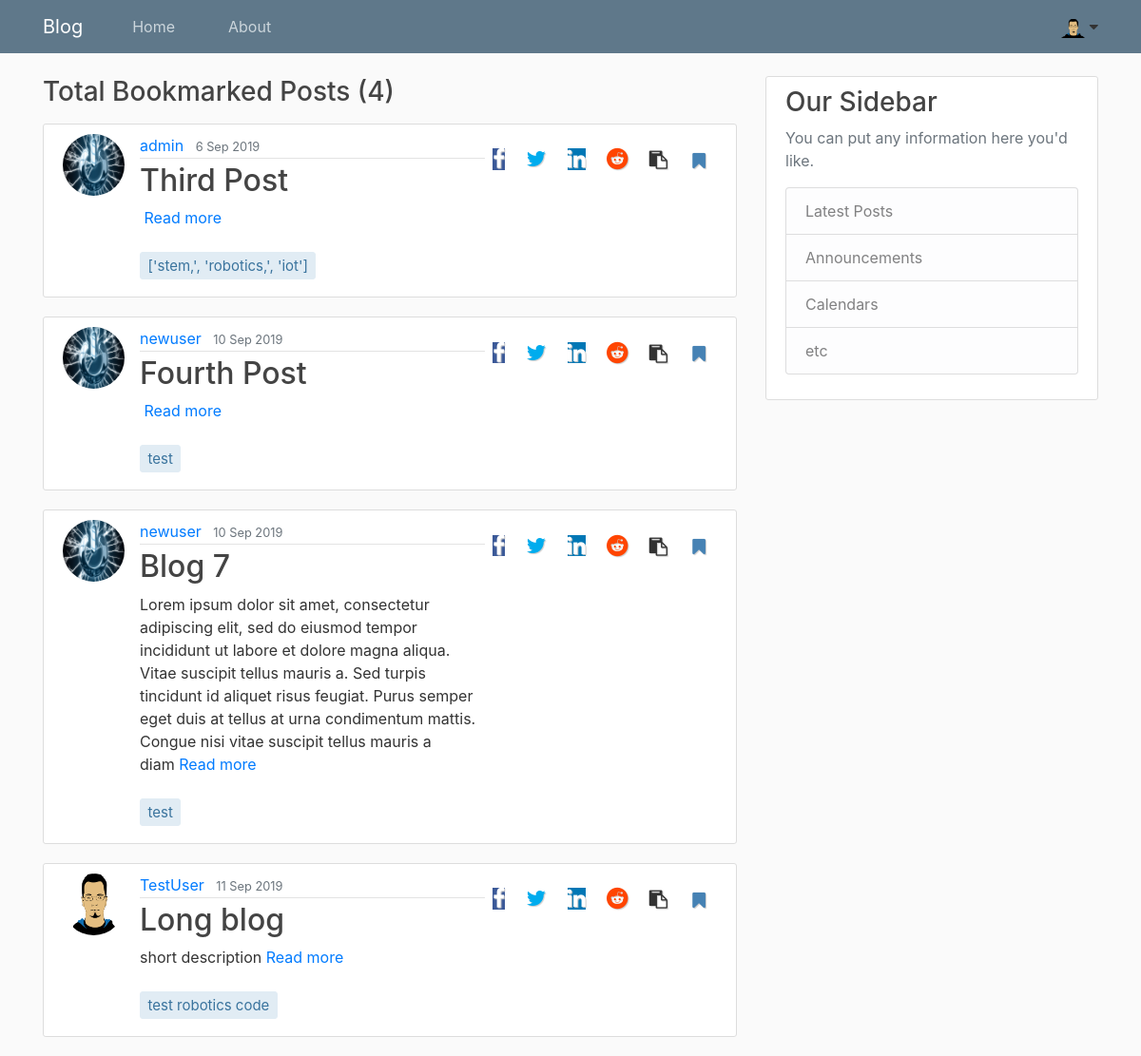
Page /blog/user/TestUser/bookmarks (signed in) on the earlier database version.
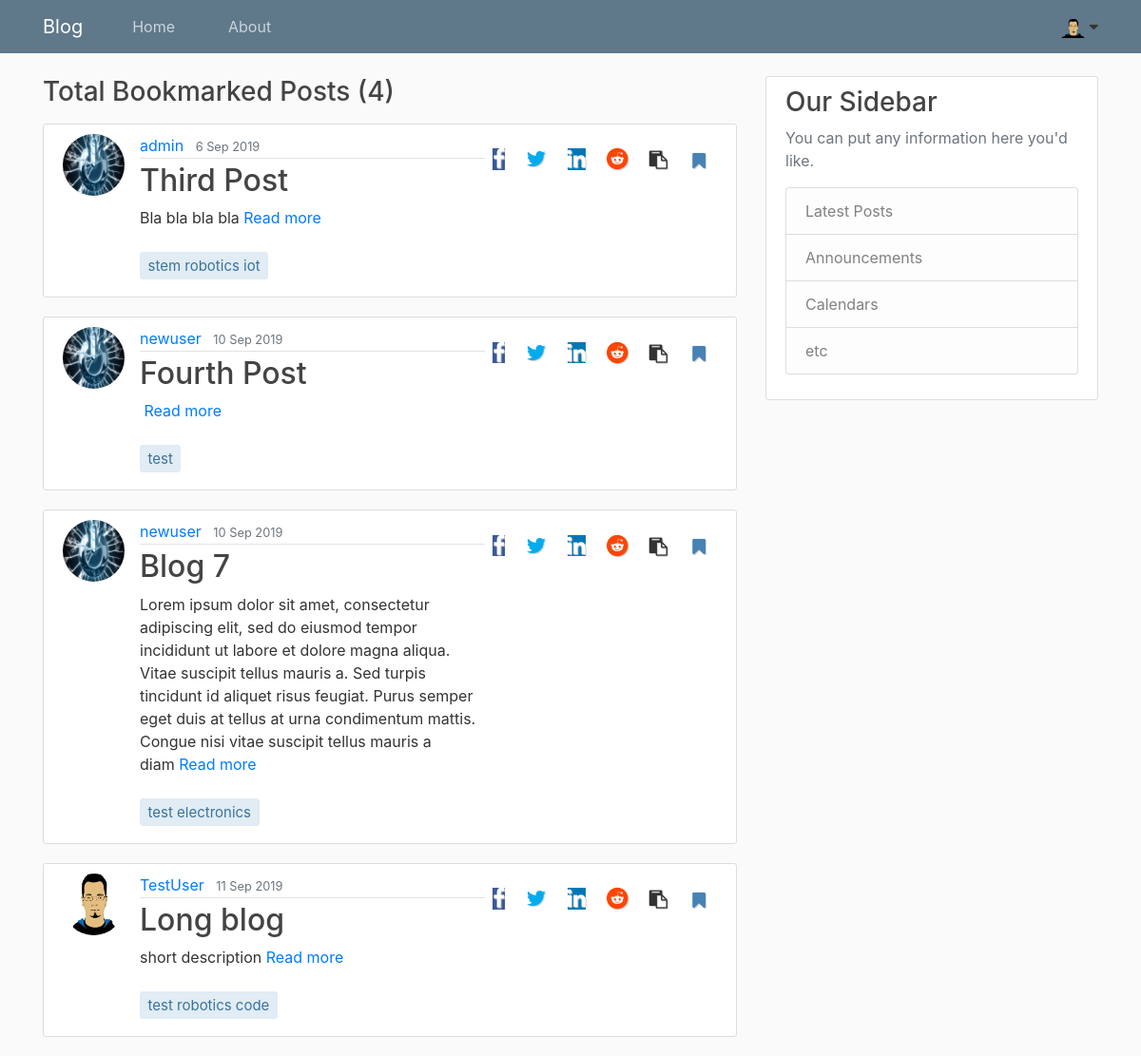
Same page on the later database version.
### Blog/models.py (models this page shows, shortened)
class Post(models.Model):
    title = models.CharField(help_text='Try to keep the title short, within 80 characters.', max_length=80, unique=True)
    slug = models.SlugField(default='', max_length=80)
    short_des = models.TextField(help_text=('This will be displayed on the home page.'
                                    'If you leave it blank, the first 50 words from your article will be displayed.'
                                    'It can not be more than 50 words'),
                                    default='', max_length=500, blank=True
                                )
    content = models.TextField()
    tags = models.CharField(help_text='Enter tags separated by spaces. Do not enter more than 5 tags', max_length=80, default='', blank=True)
    date_posted = models.DateTimeField(default=timezone.now)
    last_updated = models.DateTimeField(auto_now=True)
    author = models.ForeignKey(User, null=True, on_delete=models.SET_NULL)
    publish = models.BooleanField(default=False)

### Users/models.py (models this page shows, shortened)
class Profile(models.Model):
    user = models.OneToOneField(User, on_delete=models.CASCADE)
    bio = models.CharField(null=True, max_length=140, blank=True)
    image = models.ImageField(default='default.jpg', upload_to='profile_pics', blank=True)
    public = models.BooleanField(default=False)
    website = models.CharField(null=True, blank=True, max_length=80)
    location = models.CharField(null=True, max_length=200, blank=True)
    join_date = models.DateTimeField(auto_now_add=True)
    bookmarked_posts = models.ManyToManyField(Post)
    def get_bookmarked_posts(self):
        return [post.id for post in self.bookmarked_posts.all()]

### Blog/views.py (the view)
# urls.py: path('user/<str:username>/bookmarks', UserPostBookmark.as_view(), name='user-bookmarks'),
class UserPostBookmark(LoginRequiredMixin, ListView):
    model=User
    context_object_name = 'posts'
    template_name = 'Blog/user_bookmarks.html'
    paginate_by = 5
    def get_queryset(self):
        return self.request.user.profile.bookmarked_posts.all()
    def get_context_data(self, **kwargs):
        context = super(ListView, self).get_context_data(**kwargs)
        context['profile'] = self.request.user.profile
        return context

### Blog/templates/Blog/user_bookmarks.html (shortened to what this page needs)
{% extends "Blog/base.html" %}
{% block content %}
{% if page_obj.paginator.count %}
<h3 class="mb-3">Total Bookmarked Posts ({{ page_obj.paginator.count }})</h3>
{% include "post_list.html" %}
{% else %}
<h5 class="mt-5"> You are yet to bookmark a post. Get back to <a href="{% url 'Blog:home' %}">reading</a>.</h5>
{% endif %}
{% endblock content %}

### Blog/templates/post_list.html
{% for post in posts %}
<div class="media content-section">
    <img class="rounded-circle article-img" src="{{ post.author.profile.image.url }}">
    <div class="media-body">
        <div class="article-metadata">
            <a class="mr-2" href="{% url 'Blog:user-posts' post.author.username %}">{{ post.author }}</a>
            <small class="text-muted">{{ post.date_posted|date:"j M Y" }}</small>
        </div>
        <h2><a class="article-title" href="{% url 'Blog:post-detail' post.slug %}">{{ post.title }}</a></h2>
        <p class="article-short-des">{{ post.short_des|truncatewords_html:'50' }}&nbsp<span><a href="{% url 'Blog:post-detail' post.slug %}">Read more</a></p>
        <p class="article-tags">{{ post.tags }}</p>
    </div>
{% include "share.html" %}
</div>
{% endfor %}

### Blog/templates/share.html
{% with domain='https://staycurious.in' %}
<ul class="list-unstyled share-icon mt-2 mb-2 float-right">
    {% url 'Blog:post-detail' post.slug as link %}
    {% with domain|add:link as link %}
        <li><a href="http://www.facebook.com/sharer.php?u={{link}}" rel="nofollow noopener noreferrer" target="_blank"><i class="fa fa-facebook ml-2 mr-2"></i></a></li>
        <li><a href="http://www.twitter.com/share?text={{object.title}}&url={{link}}" rel="nofollow noopener noreferrer" target="_blank"><i class="fa fa-twitter ml-2 mr-2"></i></a></li>
        <li><a href="http://www.linkedin.com/shareArticle?mini=true&url={{link|urlencode:''}}&title={{object.title|urlencode}}&source=StayCurious-Blog" rel="nofollow noopener noreferrer" target="_blank" ><i class="fa fa-linkedin ml-2 mr-2"></i></a></li>
        <li><a href="http://www.reddit.com/submit?url={{link}}post-to-reddit-via-url&titile={{object.title|urlencode}}" rel="nofollow noopener noreferrer" target="_blank"><i class="fa fa-reddit ml-2 mr-2"></i></a></li>
        <li><a class="copy" data-text={{link}} title="Copy link"><i class="fa fa-clipboard ml-2 mr-2"></i></a></li>
        {% if post.id in profile.get_bookmarked_posts %}
        <li><a id="unbookmark" class="btn bookmark" data-post={{post.slug}} data-url={% url 'Blog:bookmark-post'%} title="Remove from bookmark"><i class="fa fa-bookmark" style="color:steelblue"></i></a></li>
        {% else %}
        <li><a id="bookmark" class="btn bookmark" data-post={{post.slug}} data-url={% url 'Blog:bookmark-post'%} title="Bookmark this post"><i class="fa fa-bookmark" style="color:darkgrey"></i></a></li>
        {% endif %}
    {% endwith %}
</ul>
{% endwith %}

Differences in the rows shown:
changed Post "Third Post": short_des (not shown) → "Bla bla bla bla"; tags "['stem,', 'robotics,', 'iot']" → "stem robotics iot"
changed Post "Blog 7": tags "test" → "test electronics"
